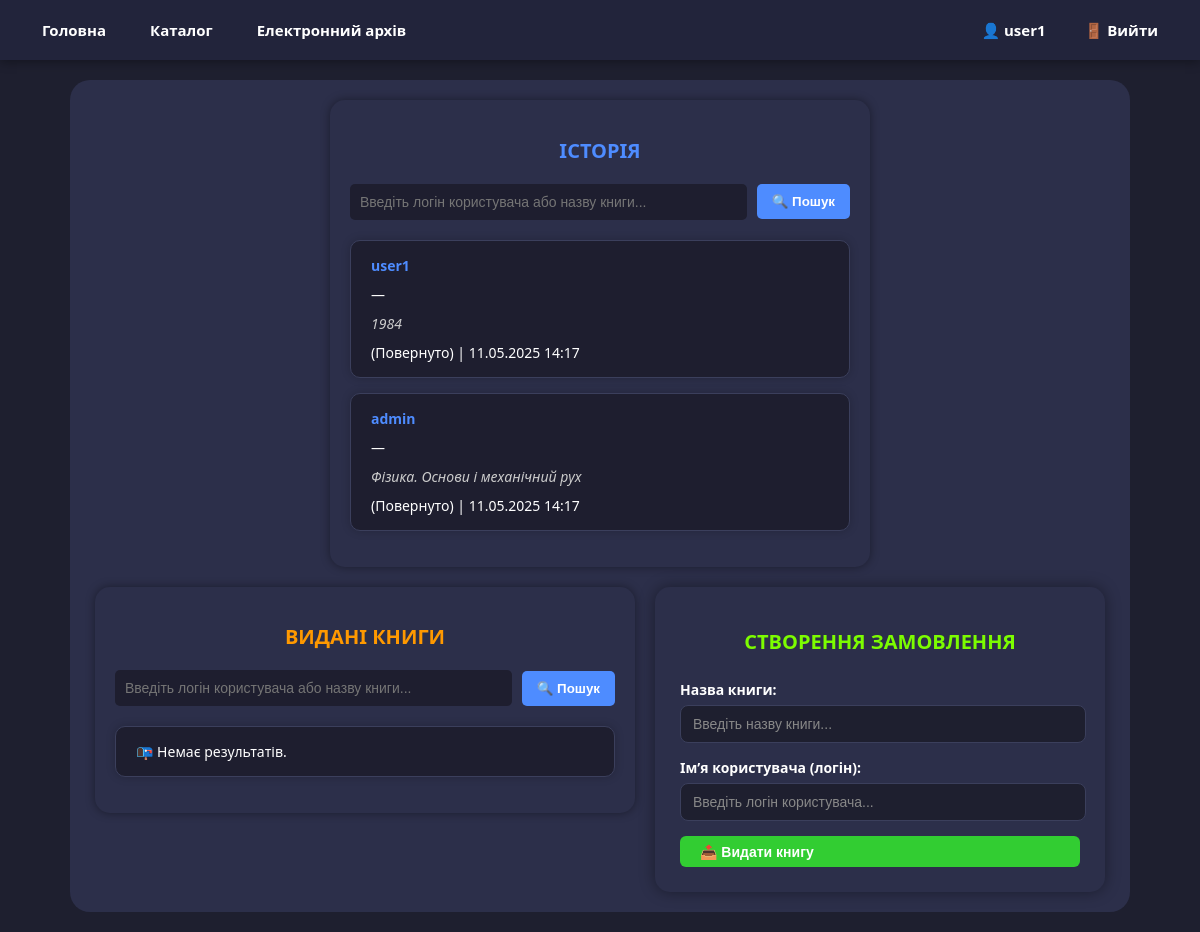
The app's page /librarian/bookings/ (signed in) with its own data.
### catalog/models.py (models this page shows, shortened)
class Booking(models.Model):
    STATUS_CHOICES = [
        ('active', 'Активно'),
        ('cancelled', 'Відмінено'),
        ('expired', 'Видано'),
        ('returned', 'Повернуто'),
    ]
    user = models.ForeignKey(User, on_delete=models.CASCADE)
    book = models.ForeignKey(Book, on_delete=models.CASCADE)
    booking_date = models.DateTimeField(auto_now_add=True)
    status = models.CharField(max_length=10, choices=STATUS_CHOICES, default='active')

class Book(models.Model):
    title = models.CharField(max_length=100)
    author = models.CharField(max_length=100)
    year = models.IntegerField(null=True, blank=True)
    genre = models.CharField(max_length=50, null=True, blank=True)
    available = models.BooleanField(default=True)
    average_rating = models.FloatField(default=0.0)
    image = models.ImageField(upload_to='book_covers/', null=True, blank=True)
    description = models.TextField(null=True, blank=True)
    pages = models.PositiveIntegerField(null=True, blank=True)
    language = models.CharField(max_length=30, null=True, blank=True)
    is_recommended = models.BooleanField(default=False, verbose_name="Рекомендовано")

### catalog/views.py (the view, shortened to what this page needs)
# urls.py: path('librarian/bookings/', views.librarian_bookings, name='librarian_bookings'),
@user_passes_test(is_librarian)
def librarian_bookings(request):
    query = request.GET.get('q', '')
    issued_query = request.GET.get('iq', '')
    booking_list = Booking.objects.select_related('book', 'user').order_by('-booking_date')
    if query:
        booking_list = booking_list.filter(Q(book__title__icontains=query) | Q(user__username__icontains=query))
    bookings = Paginator(booking_list, 5).get_page(request.GET.get('page'))
    issued_list = IssuedBook.objects.select_related('book', 'user').order_by('-issue_date')
    if issued_query:
        issued_list = issued_list.filter(Q(book__title__icontains=issued_query) | Q(user__username__icontains=issued_query))
    issued_books = Paginator(issued_list, 5).get_page(request.GET.get('ipage'))
    books = Book.objects.all()
    users = User.objects.all()
    return render(request, 'librarian/bookings.html', {
        'bookings': bookings,
        'issued_books': issued_books,
        'books': books,
        'users': users,
    })

### catalog/views.py (called while the page is built)
def is_librarian(user):
    return user.is_authenticated and hasattr(user, 'userprofile') and user.userprofile.is_librarian

### catalog/templates/librarian/bookings.html (shortened to what this page needs)
{% load static %}
<!DOCTYPE html>
<html lang="uk">
<head>
    <link rel="stylesheet" href="{% static 'css/style.css' %}">
</head>
<body class="page-librarian">
<header class="main-header">
    <nav class="navbar">
        <div class="navbar-left">
            <a href="/" class="nav-link">Головна</a>
            <a href="/books/" class="nav-link">Каталог</a>
            <a href="/archive/" class="nav-link">Електронний архів</a>
        </div>
        <div class="navbar-right">
            {% if user.is_authenticated %}
            <a href="{% url 'profile' %}" class="nav-link nav-user">👤 {{ user.username }}</a>
            <a href="{% url 'logout' %}" class="nav-link">🚪 Вийти</a>
            {% else %}
            <a href="{% url 'login' %}" class="nav-link">🔑 Вхід</a>
            <a href="{% url 'register' %}" class="nav-link">📝 Реєстрація</a>
            {% endif %}
        </div>
    </nav>
</header>
<div class="container page-librarian">
    <div class="bookings-wrapper">
        <div class="booking-section">
            <h2>ІСТОРІЯ</h2>
            <form method="get" class="archive-filter-form">
                <input type="text" name="q" placeholder="Введіть логін користувача або назву книги..." value="{{ request.GET.q }}">
                <button type="submit">🔍 Пошук</button>
            </form>
            <ul>
                {% for booking in bookings %}
                <li>
                    <strong>{{ booking.user.username }}</strong> — <em>{{ booking.book.title }}</em>
                    ({{ booking.get_status_display }}) | {{ booking.booking_date|date:"d.m.Y H:i" }}
                </li>
                {% empty %}
                <li>📭 Немає результатів.</li>
                {% endfor %}
            </ul>
        </div>
        <div class="issued-section">
            <h2>ВИДАНІ КНИГИ</h2>
            <form method="get" class="archive-filter-form">
                <input type="text" name="iq" placeholder="Введіть логін користувача або назву книги..." value="{{ request.GET.iq }}">
                <button type="submit">🔍 Пошук</button>
            </form>
            <ul>
                {% for issued in issued_books %}
                <li>
                    <strong>{{ issued.user.username }}</strong> — <em>{{ issued.book.title }}</em>
                    (видано {{ issued.issue_date|date:"d.m.Y H:i" }})
                    <a href="{% url 'return_book' issued.id %}">📥 Повернути</a>
                </li>
                {% empty %}
                <li>📭 Немає результатів.</li>
                {% endfor %}
            </ul>
        </div>
        <div class="manual-issue-section">
            <h2>СТВОРЕННЯ ЗАМОВЛЕННЯ</h2>
            <form method="post" class="manual-issue-form">
                <div class="form-group">
                    <label for="book_title">Назва книги:</label>
                    <input type="text" name="book_title" id="book_title" list="book_list" class="dark-input" placeholder="Введіть назву книги..." required>
                </div>
                <div class="form-group">
                    <label for="user_name">Ім’я користувача (логін):</label>
                    <input type="text" name="user_name" id="user_name" list="user_list" class="dark-input" placeholder="Введіть логін користувача..." required>
                </div>
                <button type="submit" class="librarian-button">📤 Видати книгу</button>
            </form>
        </div>
    </div>
</div>
</body>
</html>

### catalog/static/css/style.css (style rules this page uses)
body { font-family: Arial, sans-serif; background: #1e1e2f; color: #f8f8f8; margin: 0; padding: 0; margin: 40px auto; }
.container { max-width: 1200px; margin-top: 20px; margin-left: auto; margin-right: auto; padding: 30px; background: #2c2f4a; border-radius: 20px; }
h2 { text-align: center; margin-bottom: 30px; font-size: 24px; color: #ffffff; }
a { color: #b3b3ff; text-decoration: none; }
.main-header { background-color: #22243b; padding: 14px 0; box-shadow: 0 2px 10px rgba(0, 0, 0, 0.35); position: sticky; top: 0; z-index: 1000; }
.navbar { max-width: 1200px; margin: 0 auto; padding: 0 30px; display: flex; justify-content: space-between; align-items: center; flex-wrap: wrap; }
.navbar-left { display: flex; gap: 20px; align-items: center; }
.navbar-right { display: flex; gap: 15px; align-items: center; }
.navbar a.nav-link { color: #ffffff; text-decoration: none; font-weight: 600; font-size: 15px; padding: 6px 12px; border-radius: 6px; transition: all 0.3s ease; }
.nav-user { color: #90c1ff; font-size: 14px; font-weight: bold; padding-left: 10px; }
.librarian-button { display: inline-block; width: 200px; height: 42px; background-color: #4e8cff; color: white; font-weight: bold; font-size: 15px; padding: 10px 20px; border: none; border-radius: 6px; cursor: pointer; text-align: center; transition: background-color 0.3s ease; white-space: nowrap; }
body { margin: 0; padding: 0; font-family: 'Segoe UI', sans-serif; background-color: #1e1f2f; color: white; }
.page-librarian .container { max-width: 85%; margin: 20px auto; padding: 20px; }
.bookings-wrapper { display: flex; justify-content: center; align-items: flex-start; gap: 20px; flex-wrap: wrap; }
.booking-section, .issued-section, .manual-issue-section { width: 500px; background-color: #2c2f4a; padding: 20px; border-radius: 15px; box-shadow: 0 0 10px rgba(0,0,0,0.4); }
.page-librarian h2 { font-size: 20px; margin-bottom: 20px; text-align: center; }
.booking-section h2 { color: #4e8cff; }
.issued-section h2 { color: #ff9900; }
.manual-issue-section h2 { color: #4e8cff; }
.page-librarian ul { list-style: none; padding: 0; }
.page-librarian li { background-color: #1e1e2f; border: 1px solid #3b3f5c; border-radius: 10px; padding: 15px 20px; margin-bottom: 15px; box-shadow: 0 0 10px rgba(0,0,0,0.2); display: flex; flex-direction: column; gap: 10px; font-size: 14px; }
.page-librarian li strong { color: #4e8cff; font-weight: bold; }
.page-librarian li em { color: #cccccc; font-style: italic; }
.manual-issue-section { width: 400px; background-color: #2c2f4a; padding: 25px; border-radius: 15px; box-shadow: 0 0 15px rgba(0, 0, 0, 0.4); text-align: center; }
.manual-issue-section h2 { margin-bottom: 25px; font-size: 20px; color: #7CFC00; }
.manual-issue-form .form-group { display: flex; flex-direction: column; align-items: flex-start; margin-bottom: 15px; }
.manual-issue-form label { color: #fff; font-weight: bold; font-size: 14px; margin-bottom: 6px; }
.dark-input { width: 95%; padding: 10px 12px; border: 1px solid #3b3f5c; border-radius: 8px; background-color: #1e1f2f; color: #ccc; font-size: 14px; transition: box-shadow 0.3s ease, border-color 0.3s ease; }
.dark-input::placeholder { color: #888; }
.librarian-button { display: flex; align-items: center; justify-content: left; width: 100%; height: 31px; background-color: #32CD32; color: white; font-weight: bold; font-size: 14px; border: none; border-radius: 6px; cursor: pointer; transition: background-color 0.3s ease; text-align: center; gap: 6px; }
.archive-filter-form { display: flex; flex-wrap: wrap; gap: 10px; margin-bottom: 20px; }
.archive-filter-form input[type="text"], .archive-filter-form select { padding: 10px; border-radius: 6px; background-color: #1e1e2f; color: white; border: none; font-size: 14px; }
.archive-filter-form button { padding: 10px 15px; background-color: #4e8cff; border: none; border-radius: 5px; color: white; cursor: pointer; font-weight: bold; }
.archive-filter-form { display: flex; flex-wrap: wrap; gap: 10px; margin-bottom: 20px; align-items: center; }
.archive-filter-form input[type="text"], .archive-filter-form select { padding: 10px; border-radius: 5px; border: none; font-size: 14px; background-color: #1e1e2f; color: white; min-width: 180px; flex: 1; }
.archive-filter-form button { padding: 10px 15px; border-radius: 5px; background-color: #4e8cff; color: white; font-weight: bold; border: none; cursor: pointer; transition: background-color 0.2s ease; }

### records on screen
Booking: user.username "user1", book "1984", status "Повернуто", booking_date "11.05.2025 14:17"
Booking: user.username "admin", book "Фізика. Основи і механічний рух", status "Повернуто", booking_date "11.05.2025 14:17"

### other values on screen
{{ user.username }} "user1"
